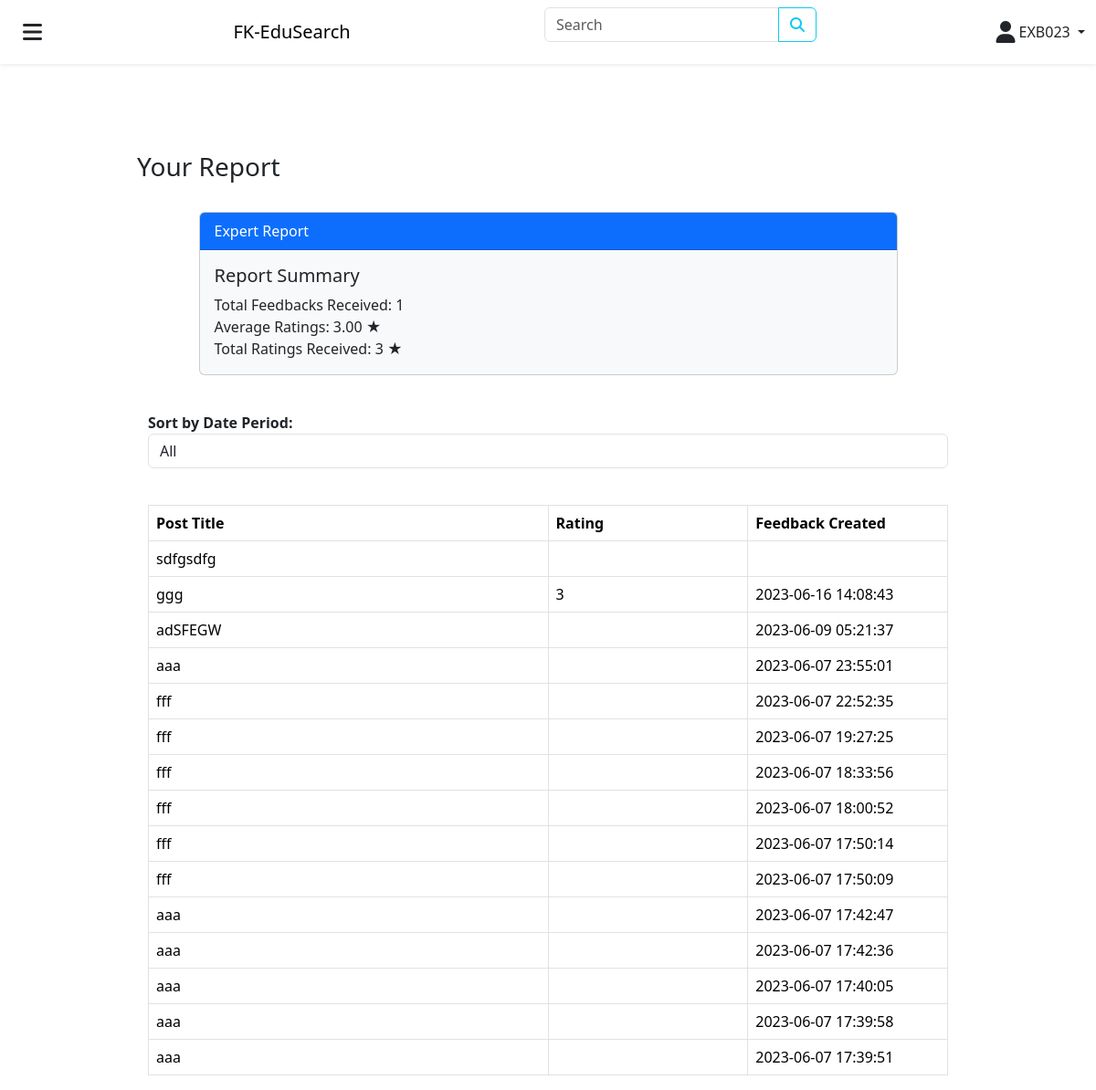
Before: /expertStatistics.php (signed in) with the older database file.
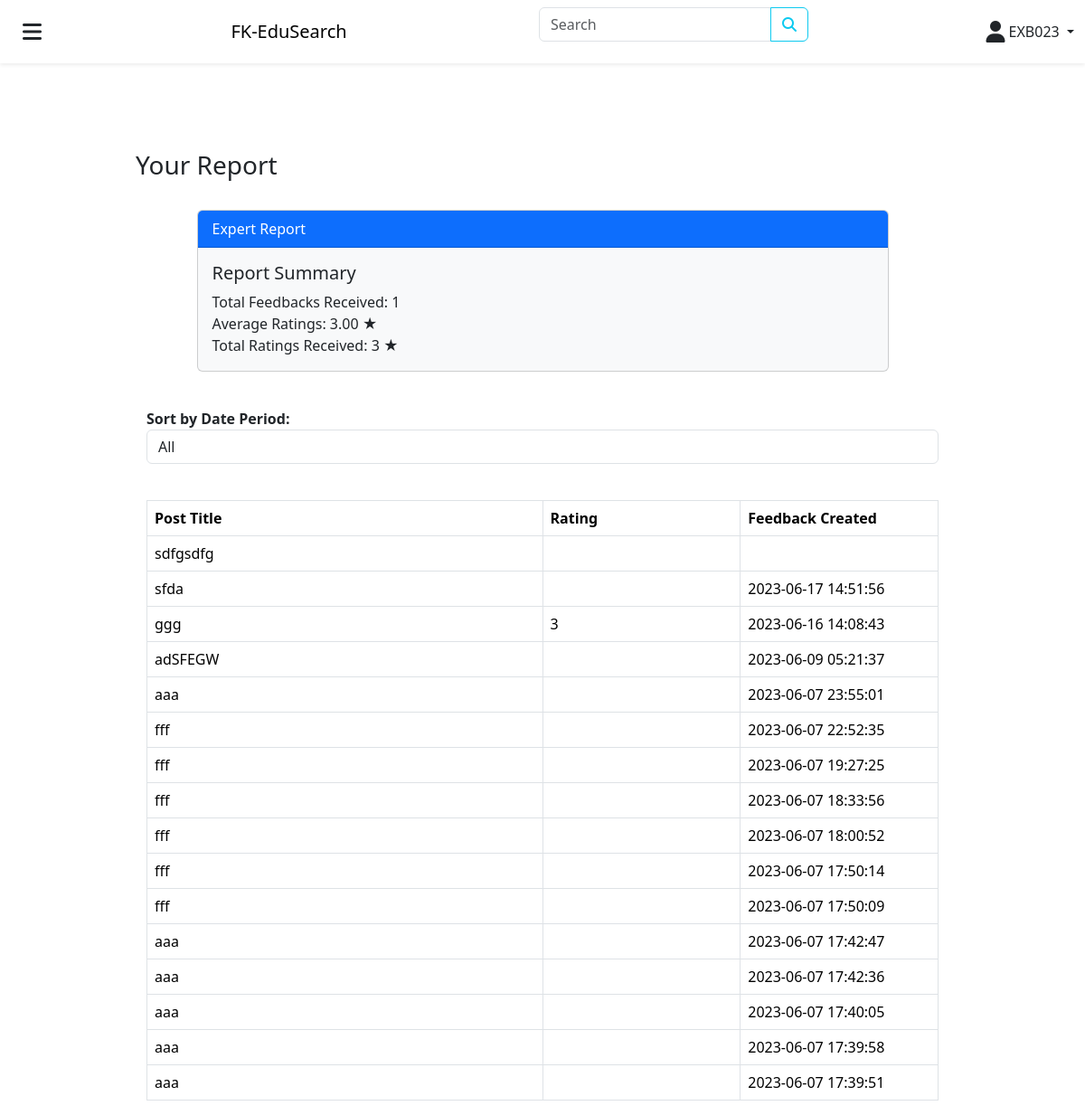
After: the same page with the newer database file.
### tables this page shows
CREATE TABLE `feedback` (
  `FeedbackID` bigint(255) NOT NULL,
  `PostID` bigint(255) NOT NULL,
  `ExpertID` varchar(10) NOT NULL,
  `ExpertFeedback` varchar(255) NOT NULL,
  `UserRating` tinyint(1) NOT NULL,
  `UserFeedback` varchar(255) NOT NULL,
  `FeedbackCreated` timestamp NOT NULL DEFAULT current_timestamp()
);

CREATE TABLE `post` (
  `PostID` bigint(255) NOT NULL,
  `UserID` bigint(255) NOT NULL,
  `PostStatus` varchar(9) NOT NULL,
  `PostTitle` varchar(25) NOT NULL,
  `PostContent` varchar(255) NOT NULL,
  `PostCategory` varchar(25) NOT NULL,
  `ExpertID` varchar(10) NOT NULL,
  `PostCreated` timestamp NOT NULL DEFAULT current_timestamp(),
  `PostUpdated` timestamp NOT NULL DEFAULT current_timestamp() ON UPDATE current_timestamp()
);

CREATE TABLE `rating` (
  `RatingID` bigint(255) NOT NULL,
  `PostID` bigint(255) NOT NULL,
  `UserID` bigint(255) NOT NULL,
  `ExpertID` varchar(10) NOT NULL,
  `UserRating` tinyint(1) NOT NULL,
  `UserFeedback` varchar(255) NOT NULL
);

### controllers/CountRatingController.php (called while the page is built, shortened)
<?php
require './config/db.php';
try {
    $userId = $_SESSION['user_id'];
    $query = "SELECT SUM(UserRating) AS TotalRating, COUNT(UserRating) AS RatingCount FROM rating WHERE ExpertID IN (SELECT ExpertID FROM user WHERE UserID = :userId)";
    $stmt = $conn->prepare($query);
    $stmt->bindParam(':userId', $userId);
    $stmt->execute();
    $result = $stmt->fetch(PDO::FETCH_ASSOC);
    $totalRating = $result['TotalRating'];
    $ratingCount = $result['RatingCount'];
    $query = "SELECT COUNT(*) AS TotalRows FROM rating WHERE ExpertID IN (SELECT ExpertID FROM user WHERE UserID = :userId)";
    $stmt = $conn->prepare($query);
    $stmt->bindParam(':userId', $userId);
    $stmt->execute();
    $result = $stmt->fetch(PDO::FETCH_ASSOC);
    $totalRows = $result['TotalRows'];
    $averageRating = ($ratingCount > 0) ? $totalRating / $totalRows : 0;
    $averageUserRating = number_format($averageRating, 2);
    $totalDataRows = $totalRows;
} catch (PDOException $e) {
    echo "Database Error: " . $e->getMessage();
}

### controllers/ExpertReportController.php (called while the page is built)
<?php
require './config/db.php';
try {
    $query = "SELECT post.PostID, post.PostTitle, rating.UserRating, feedback.FeedbackCreated
    FROM post
    INNER JOIN user ON post.ExpertID = user.ExpertID
    LEFT JOIN rating ON post.PostID = rating.PostID
    LEFT JOIN feedback ON post.PostID = feedback.PostID
    WHERE user.UserID = :userId
    ORDER BY post.PostID DESC";
    $stmt = $conn->prepare($query);
    $stmt->bindParam(':userId', $_SESSION['user_id']);
    $stmt->execute();
    $postData = $stmt->fetchAll(PDO::FETCH_ASSOC);
} catch (PDOException $e) {
    echo "Database Error: " . $e->getMessage();
}

### expertStatistics.php (the view, shortened to what this page needs)
<?php
require "./controllers/CountRatingController.php";
require "./controllers/ExpertReportController.php";
?>
<!DOCTYPE html>
<html lang="en">
<head>
	<link rel="stylesheet" href="./node_modules/bootstrap/dist/css/bootstrap.min.css">
	<link rel="stylesheet" href="./node_modules/@fortawesome/fontawesome-free/css/all.min.css">
</head>
<body>
	<?php require "layouts/navbar.php" ?>
	<div class="">
		<div class="col-9 mx-auto" style="margin-right: 0;">
			<div>
				<h3>Your Report</h3>
				<br>
			</div>
			<div class="d-flex justify-content-center">
				<div class="card bg-light mb-3" style="width: 85%;">
					<div class="card-header bg-primary text-white">Expert Report</div>
					<div class="card-body">
						<h5 class="card-title">Report Summary</h5>
						<p class="card-text">
							<span>Total Feedbacks Received: <span id="totalResponses"><?php echo $totalDataRows; ?></span></span>
							<br>
							<span>Average Ratings: <span id="averageRatings"><?php echo $averageUserRating; ?></span> ★</span>
							<br>
							<span>Total Ratings Received: <span id="totalRatings"><?php echo $totalRating; ?></span> ★</span>
						</p>
					</div>
				</div>
			</div>
			<br>
			<div class="container">
				<div class="row">
					<div class="col-md-12">
						<form class="form-inline">
							<div class="form-group">
								<label for="sort-period"><b>Sort by Date Period:</b></label>
								<select class="form-control" id="sort-period" onchange="filterTableByDate()">
									<option value="all">All</option>
								</select>
							</div>
						</form>
					</div>
				</div>
				<br>
				<div class="row">
					<div class="col-md-12">
						<table class="table table-bordered">
							<thead>
								<tr>
									<th>Post Title</th>
									<th>Rating</th>
									<th>Feedback Created</th>
								</tr>
							</thead>
							<tbody id="table-body">
								<?php foreach ($postData as $post) { ?>
									<tr>
										<td id="PostTitle"><?php echo $post['PostTitle']; ?></a></td>
										<td id="Rating"><?php echo $post['UserRating']; ?></td>
										<td id="FeedbackCreated"><?php echo $post['FeedbackCreated']; ?></td>
									</tr>
								<?php } ?>
							</tbody>
						</table>
					</div>
				</div>
			</div>
		</div>
	</div>
</body>
</html>

Changed rows visible on the page:
added feedback: PostID.PostTitle "sfda", FeedbackCreated "2023-06-17 14:51:56"
